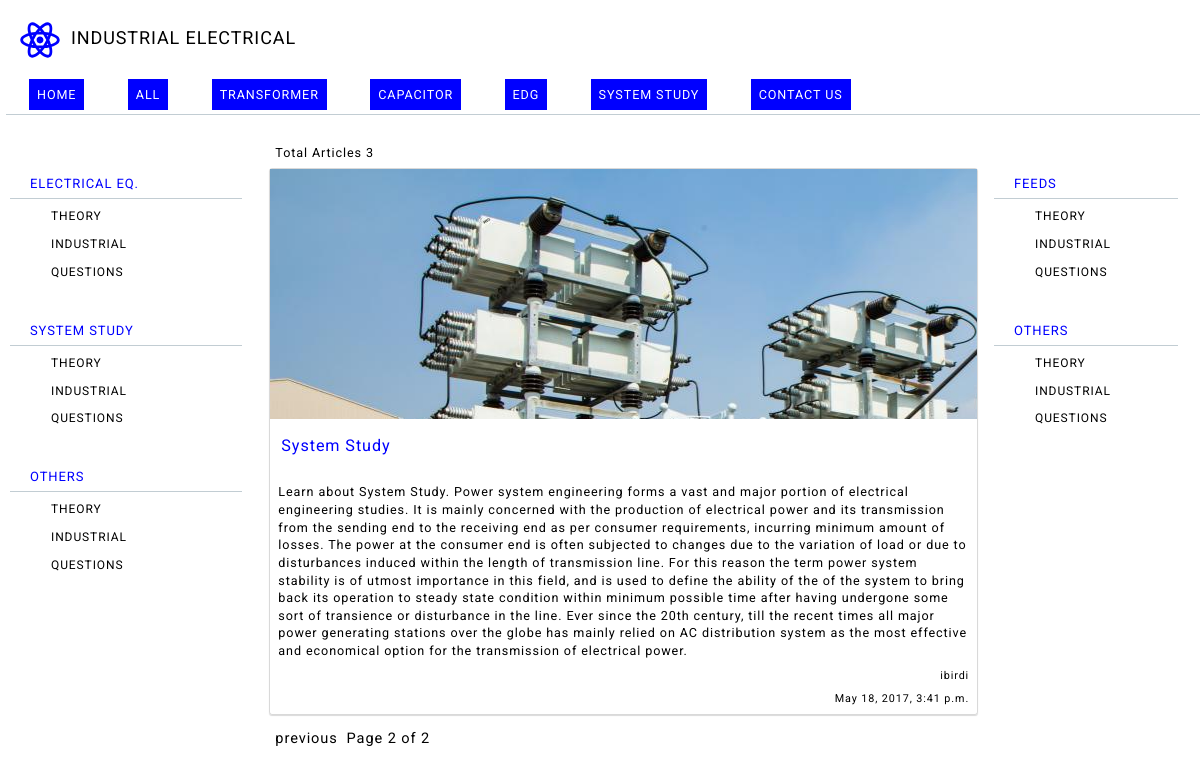
Screenshot of /?page=2 with the database file from the repository.
### articles/models.py (models this page shows, shortened)
class Articles(models.Model):
	title = models.CharField(max_length=120)
	content = models.TextField()
	auther = models.CharField(max_length=120, default='ibirdi')
	path = models.CharField(max_length=120, default='icharan')
	imgpath = models.CharField(max_length=120, default='icharan')
	topic = models.CharField(max_length=120, default='Transformer')
	updated = models.DateTimeField(auto_now=True, auto_now_add=False)
	timestamp = models.DateTimeField(auto_now=False, auto_now_add=True)
	class Meta:
		ordering = ["-timestamp", "-updated"]

### articles/views.py (the view)
# urls.py: url(r'^$', views.index, name='index'),
def index(request):
	total = Articles.objects.all().count()
	articles = Articles.objects.all()
	paginator = Paginator(articles, 2) # Show 25 contacts per page
	page = request.GET.get('page')
	try:
		latest_articles = paginator.page(page)
	except PageNotAnInteger:
		latest_articles = paginator.page(1)
	except EmptyPage:
		latest_articles = paginator.page(paginator.num_pages)
	context = {'latest_articles': latest_articles, 'total': total, 'latest_articles': latest_articles}
	return render(request, 'index.html', context)

### articles/templates/index.html (shortened to what this page needs)
{% extends "base.html" %}
{% block content %}
<p>Total Articles {{ total }}</p>
    {% if latest_articles %}
    		{% for articles in latest_articles %}
                <div id="outer">
                    <div id="img" style="height: 250px; background-image: url('{{ articles.imgpath }}');">
                    </div>
                    <div>
                        <p id="title"> <a href="{% url articles.path %}"> {{ articles.title }} </a></p>
                        <p>{{ articles.content }}</p>
                        <p class="date">{{ articles.auther }}</p>
                        <p class="date">{{ articles.updated }}</p>
                    </div>
                </div>
    		{% endfor %}
    {% else %}
    	<p>No Articles is there.</p>
    {% endif %}
            <div class="pagination">
                <span class="step-links">
                    {% if latest_articles.has_previous %}
                        <a href="?page={{ latest_articles.previous_page_number }}">previous</a>
                    {% endif %}
                <span class="current">
                    Page {{ latest_articles.number }} of {{ latest_articles.paginator.num_pages }}
                </span>
                </span>
            </div>
{% endblock %}

### articles/static/articles/css/index.css (style rules this page uses)
#title { margin: 5px 5px 10px 5px; font-size: 1em; color: blue; font-style: bold; }
p { margin: 4px 4px; font-size: 0.7em; }
.date { font-size: 0.6em; text-align: right; }
#outer { width: 100%; border: 0.2px solid rgba(0, 0, 0, 0.15); margin: 0 0 7px 0; padding: 0; border-radius: 3px; box-shadow: 0 1px 1px 0 rgba(0, 0, 0, 0.15); //display: inline-block; }
#outer { background-size: contain; background-repeat: no-repeat; position: static; background-position: 50% 50%; }
#outer a { color: blue; margin: 5px 0px 10px 0px; display: inline-block; }
.pagination span, a { font-size: 0.9em; }

### articles/static/articles/css/base.css (style rules this page uses)
* { margin: 0px; padding: 2px; box-sizing: border-box; color: black; font-family: 'Roboto'; font-weight: 400; letter-spacing: 0.9px; line-height: 1.4em; }
body { margin: 0px; font-size: 18px; }
html, body { height: auto; width: 100%; }
a { text-decoration: none; text-align: center; }

### rows the page displays
Articles: imgpath (picture), title "System Study", content "Learn about System Study. Power system engineering forms a vast and major portion of electrical engineering studies. It is mainly concerned with the production of electrical power and its transmission from the sending end to the receiving end as per consumer requirements, incurring minimum amount of losses. The power at the consumer end is often subjected to changes due to the variation of load or due to disturbances induced within the length of transmission line. For this reason the term power system stability is of utmost importance in this field, and is used to define the ability of the of the system to bring back its operation to steady state condition within minimum possible time after…", auther "ibirdi", updated "May 18, 2017, 3:41 p.m."

### other values shown
{{ total }} "3"
{{ latest_articles.number }} "2"
{{ latest_articles.paginator.num_pages }} "2"
